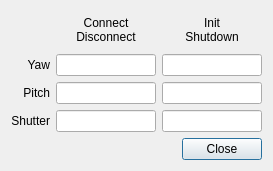
<?xml version="1.0" encoding="UTF-8"?>
<ui version="4.0">
 <class>pluginsStatusDialog</class>
 <widget class="QDialog" name="pluginsStatusDialog">
  <property name="geometry">
   <rect>
    <x>0</x>
    <y>0</y>
    <width>266</width>
    <height>171</height>
   </rect>
  </property>
  <property name="windowTitle">
   <string>Plugins Status</string>
  </property>
  <property name="windowIcon">
   <iconset resource="../icons.qrc">
    <normaloff>:/icons/papywizard.png</normaloff>:/icons/papywizard.png</iconset>
  </property>
  <property name="modal">
   <bool>true</bool>
  </property>
  <layout class="QVBoxLayout" name="verticalLayout">
   <item>
    <layout class="QGridLayout" name="gridLayout">
     <item row="1" column="0">
      <widget class="QLabel" name="label_3">
       <property name="text">
        <string>Yaw</string>
       </property>
       <property name="alignment">
        <set>Qt::AlignRight|Qt::AlignTrailing|Qt::AlignVCenter</set>
       </property>
      </widget>
     </item>
     <item row="2" column="0">
      <widget class="QLabel" name="label_4">
       <property name="text">
        <string>Pitch</string>
       </property>
       <property name="alignment">
        <set>Qt::AlignRight|Qt::AlignTrailing|Qt::AlignVCenter</set>
       </property>
      </widget>
     </item>
     <item row="3" column="0">
      <widget class="QLabel" name="label_5">
       <property name="text">
        <string>Shutter</string>
       </property>
       <property name="alignment">
        <set>Qt::AlignRight|Qt::AlignTrailing|Qt::AlignVCenter</set>
       </property>
      </widget>
     </item>
     <item row="0" column="2">
      <widget class="QLabel" name="label_2">
       <property name="minimumSize">
        <size>
         <width>100</width>
         <height>0</height>
        </size>
       </property>
       <property name="text">
        <string>Init
Shutdown</string>
       </property>
       <property name="alignment">
        <set>Qt::AlignCenter</set>
       </property>
      </widget>
     </item>
     <item row="0" column="1">
      <widget class="QLabel" name="label">
       <property name="minimumSize">
        <size>
         <width>100</width>
         <height>0</height>
        </size>
       </property>
       <property name="text">
        <string>Connect
Disconnect</string>
       </property>
       <property name="alignment">
        <set>Qt::AlignCenter</set>
       </property>
      </widget>
     </item>
     <item row="3" column="1">
      <widget class="QLineEdit" name="shutterStartStopLineEdit">
       <property name="sizePolicy">
        <sizepolicy hsizetype="Ignored" vsizetype="Fixed">
         <horstretch>0</horstretch>
         <verstretch>0</verstretch>
        </sizepolicy>
       </property>
       <property name="minimumSize">
        <size>
         <width>0</width>
         <height>0</height>
        </size>
       </property>
       <property name="baseSize">
        <size>
         <width>0</width>
         <height>0</height>
        </size>
       </property>
       <property name="font">
        <font>
         <weight>75</weight>
         <bold>true</bold>
        </font>
       </property>
       <property name="cursor">
        <cursorShape>ArrowCursor</cursorShape>
       </property>
       <property name="focusPolicy">
        <enum>Qt::NoFocus</enum>
       </property>
       <property name="maxLength">
        <number>10</number>
       </property>
       <property name="frame">
        <bool>true</bool>
       </property>
       <property name="alignment">
        <set>Qt::AlignCenter</set>
       </property>
       <property name="readOnly">
        <bool>true</bool>
       </property>
      </widget>
     </item>
     <item row="3" column="2">
      <widget class="QLineEdit" name="shutterInitShutdownLineEdit">
       <property name="sizePolicy">
        <sizepolicy hsizetype="Ignored" vsizetype="Fixed">
         <horstretch>0</horstretch>
         <verstretch>0</verstretch>
        </sizepolicy>
       </property>
       <property name="minimumSize">
        <size>
         <width>0</width>
         <height>0</height>
        </size>
       </property>
       <property name="baseSize">
        <size>
         <width>0</width>
         <height>0</height>
        </size>
       </property>
       <property name="font">
        <font>
         <weight>75</weight>
         <bold>true</bold>
        </font>
       </property>
       <property name="cursor">
        <cursorShape>ArrowCursor</cursorShape>
       </property>
       <property name="focusPolicy">
        <enum>Qt::NoFocus</enum>
       </property>
       <property name="maxLength">
        <number>10</number>
       </property>
       <property name="frame">
        <bool>true</bool>
       </property>
       <property name="alignment">
        <set>Qt::AlignCenter</set>
       </property>
       <property name="readOnly">
        <bool>true</bool>
       </property>
      </widget>
     </item>
     <item row="1" column="2">
      <widget class="QLineEdit" name="yawInitShutdownLineEdit">
       <property name="sizePolicy">
        <sizepolicy hsizetype="Ignored" vsizetype="Fixed">
         <horstretch>0</horstretch>
         <verstretch>0</verstretch>
        </sizepolicy>
       </property>
       <property name="minimumSize">
        <size>
         <width>0</width>
         <height>0</height>
        </size>
       </property>
       <property name="baseSize">
        <size>
         <width>0</width>
         <height>0</height>
        </size>
       </property>
       <property name="font">
        <font>
         <weight>75</weight>
         <bold>true</bold>
        </font>
       </property>
       <property name="cursor">
        <cursorShape>ArrowCursor</cursorShape>
       </property>
       <property name="focusPolicy">
        <enum>Qt::NoFocus</enum>
       </property>
       <property name="maxLength">
        <number>10</number>
       </property>
       <property name="frame">
        <bool>true</bool>
       </property>
       <property name="alignment">
        <set>Qt::AlignCenter</set>
       </property>
       <property name="readOnly">
        <bool>true</bool>
       </property>
      </widget>
     </item>
     <item row="1" column="1">
      <widget class="QLineEdit" name="yawStartStopLineEdit">
       <property name="sizePolicy">
        <sizepolicy hsizetype="Ignored" vsizetype="Fixed">
         <horstretch>0</horstretch>
         <verstretch>0</verstretch>
        </sizepolicy>
       </property>
       <property name="minimumSize">
        <size>
         <width>0</width>
         <height>0</height>
        </size>
       </property>
       <property name="baseSize">
        <size>
         <width>0</width>
         <height>0</height>
        </size>
       </property>
       <property name="font">
        <font>
         <weight>75</weight>
         <bold>true</bold>
        </font>
       </property>
       <property name="cursor">
        <cursorShape>ArrowCursor</cursorShape>
       </property>
       <property name="focusPolicy">
        <enum>Qt::NoFocus</enum>
       </property>
       <property name="text">
        <string/>
       </property>
       <property name="maxLength">
        <number>10</number>
       </property>
       <property name="frame">
        <bool>true</bool>
       </property>
       <property name="alignment">
        <set>Qt::AlignCenter</set>
       </property>
       <property name="readOnly">
        <bool>true</bool>
       </property>
      </widget>
     </item>
     <item row="2" column="2">
      <widget class="QLineEdit" name="pitchInitShutdownLineEdit">
       <property name="sizePolicy">
        <sizepolicy hsizetype="Ignored" vsizetype="Fixed">
         <horstretch>0</horstretch>
         <verstretch>0</verstretch>
        </sizepolicy>
       </property>
       <property name="minimumSize">
        <size>
         <width>0</width>
         <height>0</height>
        </size>
       </property>
       <property name="baseSize">
        <size>
         <width>0</width>
         <height>0</height>
        </size>
       </property>
       <property name="font">
        <font>
         <weight>75</weight>
         <bold>true</bold>
        </font>
       </property>
       <property name="cursor">
        <cursorShape>ArrowCursor</cursorShape>
       </property>
       <property name="focusPolicy">
        <enum>Qt::NoFocus</enum>
       </property>
       <property name="maxLength">
        <number>10</number>
       </property>
       <property name="frame">
        <bool>true</bool>
       </property>
       <property name="alignment">
        <set>Qt::AlignCenter</set>
       </property>
       <property name="readOnly">
        <bool>true</bool>
       </property>
      </widget>
     </item>
     <item row="2" column="1">
      <widget class="QLineEdit" name="pitchStartStopLineEdit">
       <property name="sizePolicy">
        <sizepolicy hsizetype="Ignored" vsizetype="Fixed">
         <horstretch>0</horstretch>
         <verstretch>0</verstretch>
        </sizepolicy>
       </property>
       <property name="minimumSize">
        <size>
         <width>0</width>
         <height>0</height>
        </size>
       </property>
       <property name="baseSize">
        <size>
         <width>0</width>
         <height>0</height>
        </size>
       </property>
       <property name="font">
        <font>
         <weight>75</weight>
         <bold>true</bold>
        </font>
       </property>
       <property name="cursor">
        <cursorShape>ArrowCursor</cursorShape>
       </property>
       <property name="focusPolicy">
        <enum>Qt::NoFocus</enum>
       </property>
       <property name="maxLength">
        <number>10</number>
       </property>
       <property name="frame">
        <bool>true</bool>
       </property>
       <property name="alignment">
        <set>Qt::AlignCenter</set>
       </property>
       <property name="readOnly">
        <bool>true</bool>
       </property>
      </widget>
     </item>
    </layout>
   </item>
   <item>
    <widget class="QDialogButtonBox" name="buttonBox">
     <property name="orientation">
      <enum>Qt::Horizontal</enum>
     </property>
     <property name="standardButtons">
      <set>QDialogButtonBox::Close</set>
     </property>
    </widget>
   </item>
  </layout>
 </widget>
 <resources>
  <include location="../icons.qrc"/>
 </resources>
 <connections>
  <connection>
   <sender>buttonBox</sender>
   <signal>accepted()</signal>
   <receiver>pluginsStatusDialog</receiver>
   <slot>accept()</slot>
   <hints>
    <hint type="sourcelabel">
     <x>248</x>
     <y>254</y>
    </hint>
    <hint type="destinationlabel">
     <x>157</x>
     <y>274</y>
    </hint>
   </hints>
  </connection>
  <connection>
   <sender>buttonBox</sender>
   <signal>rejected()</signal>
   <receiver>pluginsStatusDialog</receiver>
   <slot>reject()</slot>
   <hints>
    <hint type="sourcelabel">
     <x>316</x>
     <y>260</y>
    </hint>
    <hint type="destinationlabel">
     <x>286</x>
     <y>274</y>
    </hint>
   </hints>
  </connection>
 </connections>
</ui>
